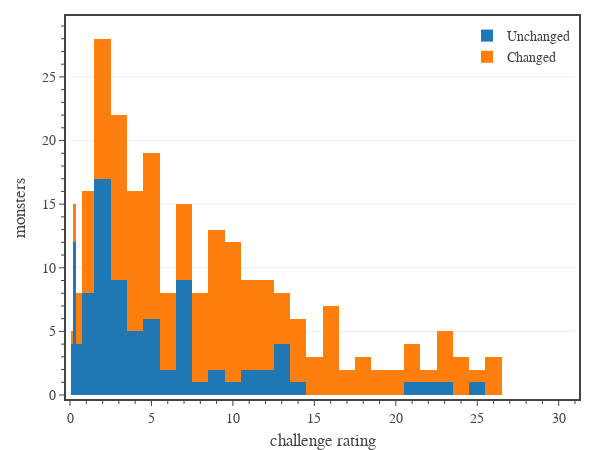

Notebook code cell kept with this figure:
### Code cell
# plot the number of monsters changed by CR
# create figure
fig = go.Figure(
    layout=go.Layout(
        template=tfb.FIG_TEMPLATE,
        margin=dict(l=70, r=25, b=55, t=20, pad=4),
        barmode='stack',
        xaxis=dict(
            title_text='challenge rating',
            range=[0, 31],
            tick0=0, dtick=5,
            minor=dict(tick0=0, dtick=1),
        ),
        yaxis=dict(
            title_text='monsters',
        ),
        legend=dict(
            xanchor='right', yanchor='top',
            x=1.00, y=1.00,
            orientation='v',
            tracegroupgap=0,
            traceorder='normal',
        )
    )
)

def x_decoder(x):
    match x:
        case 0:
            return 0
        case 0.125:
            return 0.125
        case 0.25:
            return 0.28125
        case 0.5:
            return 0.5625
        case 1:
            return 1.125
        case _:
            return x

def w_decoder(x):
    match x:
        case 0:
            return 0.125
        case 0.125:
            return 0.125
        case 0.25:
            return 0.1875
        case 0.5:
            return 0.375
        case 1:
            return 0.75
        case _:
            return 1.0


dfMP = pd.pivot_table(
    df0[df0['Book'].isin(['MPMotM','VGtM','MToF'])], 
    values=['HP','AC','AB','DPR',
            'adj HP','adj AC','adj AB','adj DPR',
            'eHP','eDPR','eXP',
            'eHP Ratio','eDPR Ratio','eXP Ratio','eXP Skew'], 
    index=['Monster', 'Legendary','CR'], columns=['Legacy']).reset_index()
dfMP['Status'] = dfMP.apply(lambda row: 'Changed' if row['eXP'][True] != row['eXP'][False] else 'Unchanged', axis=1)
dfG = dfMP[['Monster','Status']].groupby(['Status']).count()

for g in ['Unchanged','Changed']:
    dfC = dfMP[['CR','Status']]
    dfC = dfC[dfC['Status'].isin([g])].groupby(['CR']).count()
    x = [x_decoder(cr) for cr in dfC.index]
    w = [w_decoder(cr) for cr in dfC.index]
    cr = dfC.index.to_list()
        
    fig.add_trace(go.Bar(
        x=x,
        y=dfC['Status'],
        width=w,
        name=g,
        customdata=dfC.index,
        hovertemplate = '<b>' + g + '</b><br>'
            + 'CR %{customdata}<br>'
            + 'Monsters %{y:,.0f}'
            + '<extra></extra>'
    ))


# show figure
fig.update_layout(width=600, height=450)
fig.show(config=tfb.FIG_CONFIG)

# save figures
if SAVEFIGS:
    fig.update_layout(autosize=True, width=None, height=None)
    tfb.save_fig_html(fig, format='large', name=f'./fig-change-distribution-large')
    tfb.save_fig_html(fig, format='small', name=f'./fig-change-distribution-small')

### Figure 1 — Plotly figure (JSON) as saved in the notebook; plotly's stock layout.template omitted (floating-point values rounded to 4 significant figures)
{"data": [{"customdata": [0.125, 0.25, 0.5, 1, 2, 3, 4, 5, 6, 7, 8, 9, 10, 11, 12, 13, 14, 21, 22, 23, 25], "hovertemplate": "<b>Unchanged</b><br>CR %{customdata}<br>Monsters %{y:,.0f}<extra></extra>", "name": "Unchanged", "type": "bar", "width": [0.125, 0.1875, 0.375, 0.75, 1, 1, 1, 1, 1, 1, 1, 1, 1, 1, 1, 1, 1, 1, 1, 1, 1], "x": [0.125, 0.2812, 0.5625, 1.125, 2, 3, 4, 5, 6, 7, 8, 9, 10, 11, 12, 13, 14, 21, 22, 23, 25], "y": [4, 12, 4, 8, 17, 9, 5, 6, 2, 9, 1, 2, 1, 2, 2, 4, 1, 1, 1, 1, 1]}, {"customdata": [0.125, 0.25, 0.5, 1, 2, 3, 4, 5, 6, 7, 8, 9, 10, 11, 12, 13, 14, 15, 16, 17, 18, 19, 20, 21, 22, 23, 24, 25, 26], "hovertemplate": "<b>Changed</b><br>CR %{customdata}<br>Monsters %{y:,.0f}<extra></extra>", "name": "Changed", "type": "bar", "width": [0.125, 0.1875, 0.375, 0.75, 1, 1, 1, 1, 1, 1, 1, 1, 1, 1, 1, 1, 1, 1, 1, 1, 1, 1, 1, 1, 1, 1, 1, 1, 1], "x": [0.125, 0.2812, 0.5625, 1.125, 2, 3, 4, 5, 6, 7, 8, 9, 10, 11, 12, 13, 14, 15, 16, 17, 18, 19, 20, 21, 22, 23, 24, 25, 26], "y": [1, 3, 4, 8, 11, 13, 11, 13, 6, 6, 7, 11, 11, 7, 7, 4, 5, 3, 7, 2, 3, 2, 2, 3, 1, 4, 3, 1, 3]}], "layout": {"barmode": "stack", "height": 450, "legend": {"orientation": "v", "tracegroupgap": 0, "traceorder": "normal", "x": 1, "xanchor": "right", "y": 1, "yanchor": "top"}, "margin": {"b": 55, "l": 70, "pad": 4, "r": 25, "t": 20}, "width": 600, "xaxis": {"dtick": 5, "minor": {"dtick": 1, "tick0": 0}, "range": [0, 31], "tick0": 0, "title": {"text": "challenge rating"}}, "yaxis": {"title": {"text": "monsters"}}}}
